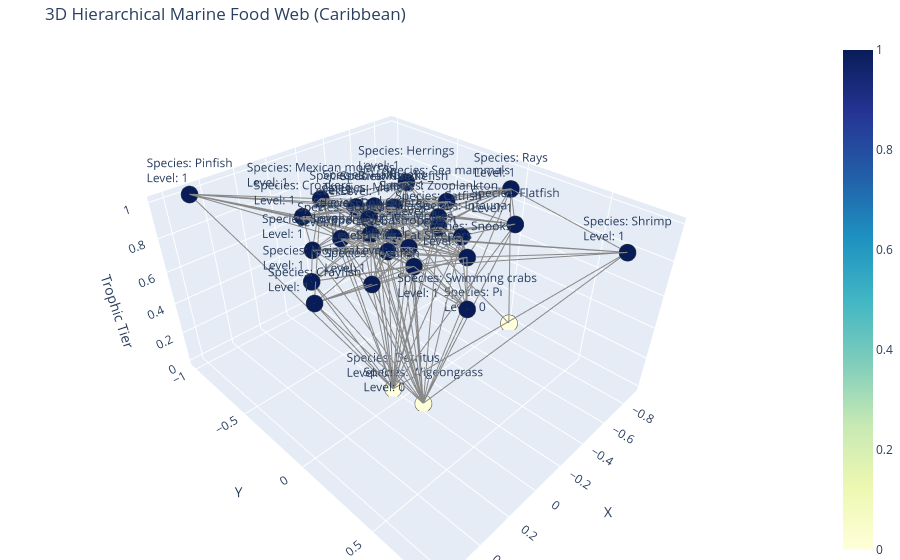

Here is the notebook cell this chart was saved with:
### Code cell
import plotly.graph_objects as go
import networkx as nx
import numpy as np

def visualize_food_web_3d(G):
    # 1. Generate 2D positions (x, y) using a layout algorithm
    pos_2d = nx.spring_layout(G, seed=42)
    
    # 2. Add Z-axis based on 'level' attribute from your notebook logic
    # Species in level 0 (basal) are at the bottom, higher levels are higher up
    edge_x = []
    edge_y = []
    edge_z = []
    
    for edge in G.edges():
        x0, y0 = pos_2d[edge[0]]
        x1, y1 = pos_2d[edge[1]]
        z0 = G.nodes[edge[0]].get('level', 0)
        z1 = G.nodes[edge[1]].get('level', 0)
        
        edge_x.extend([x0, x1, None])
        edge_y.extend([y0, y1, None])
        edge_z.extend([z0, z1, None])

    edge_trace = go.Scatter3d(
        x=edge_x, y=edge_y, z=edge_z,
        line=dict(width=2, color='#888'),
        hoverinfo='none',
        mode='lines'
    )

    node_x = []
    node_y = []
    node_z = []
    node_text = []
    
    for node in G.nodes():
        x, y = pos_2d[node]
        z = G.nodes[node].get('level', 0)
        node_x.append(x)
        node_y.append(y)
        node_z.append(z)
        node_text.append(f"Species: {node}<br>Level: {z}")

    node_trace = go.Scatter3d(
        x=node_x, y=node_y, z=node_z,
        mode='markers+text',
        hoverinfo='text',
        text=node_text,
        marker=dict(
            showscale=True,
            colorscale='YlGnBu',
            size=10,
            color=node_z, # Color by level
            line_width=2)
    )

    fig = go.Figure(data=[edge_trace, node_trace],
                 layout=go.Layout(
                    title='3D Hierarchical Marine Food Web (Caribbean)',
                    showlegend=False,
                    scene=dict(
                        xaxis_title='X',
                        yaxis_title='Y',
                        zaxis_title='Trophic Tier'
                    ),
                    margin=dict(b=0, l=0, r=0, t=40)
                ))
    fig.show()

# To use this, ensure your Graph G has 'tier' attributes assigned to nodes
# as per your notebook's tiering logic
visualize_food_web_3d(G)

### Figure 1 — Plotly figure (JSON) as saved in the notebook; plotly's stock layout.template omitted (floating-point values rounded to 4 significant figures; data arrays with more than 128 entries replaced by an {"elided": "..."} marker saying what was removed)
{"data": [{"hoverinfo": "none", "line": {"color": "#888", "width": 2}, "mode": "lines", "type": "scatter3d", "x": {"elided": "687 float values"}, "y": {"elided": "687 float values"}, "z": {"elided": "687 int values"}}, {"hoverinfo": "text", "marker": {"color": [1, 1, 1, 1, 1, 1, 1, 1, 1, 1, 1, 1, 1, 1, 1, 1, 1, 1, 1, 1, 1, 1, 1, 1, 1, 1, 1, 0, 0, 0], "colorscale": [[0, "rgb(255,255,217)"], [0.125, "rgb(237,248,177)"], [0.25, "rgb(199,233,180)"], [0.375, "rgb(127,205,187)"], [0.5, "rgb(65,182,196)"], [0.625, "rgb(29,145,192)"], [0.75, "rgb(34,94,168)"], [0.875, "rgb(37,52,148)"], [1, "rgb(8,29,88)"]], "line": {"width": 2}, "showscale": true, "size": 10}, "mode": "markers+text", "text": ["Species: Bivalves<br>Level: 1", "Species: Catfish<br>Level: 1", "Species: Croakers<br>Level: 1", "Species: Flatfish<br>Level: 1", "Species: Gastropods<br>Level: 1", "Species: Gobies<br>Level: 1", "Species: Jacks<br>Level: 1", "Species: Pinfish<br>Level: 1", "Species: Rays<br>Level: 1", "Species: Toadfish<br>Level: 1", "Species: Mexican mojarras<br>Level: 1", "Species: Needlefish<br>Level: 1", "Species: Sea mammals<br>Level: 1", "Species: Snooks<br>Level: 1", "Species: Crayfish<br>Level: 1", "Species: Snappers<br>Level: 1", "Species: Fat Sleepers<br>Level: 1", "Species: Infauna<br>Level: 1", "Species: Mojarras<br>Level: 1", "Species: Mollies<br>Level: 1", "Species: Mullets<br>Level: 1", "Species: Polychaetes<br>Level: 1", "Species: Shrimp<br>Level: 1", "Species: Swimming crabs<br>Level: 1", "Species: Halfbeaks<br>Level: 1", "Species: Herrings<br>Level: 1", "Species: Zooplankton<br>Level: 1", "Species: Phytoplankton<br>Level: 0", "Species: Wigeongrass<br>Level: 0", "Species: Detritus<br>Level: 0"], "type": "scatter3d", "x": [-0.002165, -0.1322, 0.2385, -0.399, 0.176, 0.245, 0.07436, 0.4915, -0.6831, 0.3917, 0.06315, -0.1273, -0.3504, -0.02535, 0.6296, 0.3947, 0.1824, -0.1405, 0.5466, 0.0889, 0.03526, 0.1281, -0.5337, 0.2542, -0.06972, -0.37, -0.2053, -0.8983, -0.01947, 0.01665], "y": [-0.3151, 0.09981, -0.416, 0.3278, 0.09294, -0.1333, 0.02154, -1, 0.08548, 0.23, -0.5025, -0.1839, -0.04803, 0.3615, 0.1731, -0.1413, 0.2546, 0.2303, 0.04884, 0.1318, -0.1843, -0.06974, 0.8144, 0.6014, -0.2603, -0.3451, 0.03143, 0.02299, 0.1322, -0.06051], "z": [1, 1, 1, 1, 1, 1, 1, 1, 1, 1, 1, 1, 1, 1, 1, 1, 1, 1, 1, 1, 1, 1, 1, 1, 1, 1, 1, 0, 0, 0]}], "layout": {"margin": {"b": 0, "l": 0, "r": 0, "t": 40}, "scene": {"xaxis": {"title": {"text": "X"}}, "yaxis": {"title": {"text": "Y"}}, "zaxis": {"title": {"text": "Trophic Tier"}}}, "showlegend": false, "title": {"text": "3D Hierarchical Marine Food Web (Caribbean)"}}}
